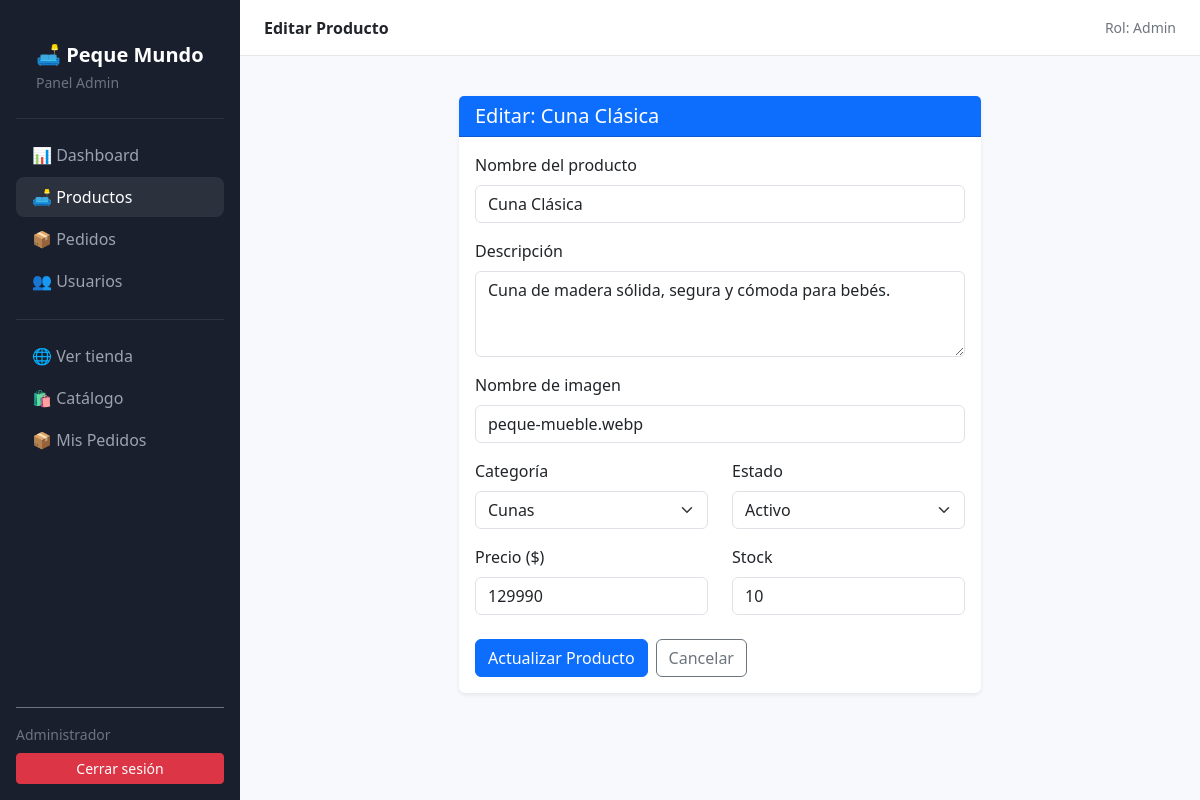
Screenshot of /admin/editar/1 (signed in) with the database file from the repository.
### pequemundo/app.py (models this page shows)
class Producto(db.Model):
    id        = db.Column(db.Integer, primary_key=True)
    nombre    = db.Column(db.String(100), nullable=False)
    descripcion = db.Column(db.String(300), nullable=False)
    imagen    = db.Column(db.String(255), nullable=False)
    categoria = db.Column(db.String(50), nullable=False)
    precio    = db.Column(db.Float, nullable=False)
    stock     = db.Column(db.Integer, nullable=False)
    estado    = db.Column(db.String(20), nullable=False)

### pequemundo/app.py (the view, shortened to what this page needs)
@app.route('/admin/editar/<int:id>', methods=['GET', 'POST'])
@requiere_admin
def editar_producto(id):
    producto = Producto.query.get_or_404(id)
    return render_template('editar_producto.html', producto=producto)

### pequemundo/app.py (called while the page is built)
def requiere_admin(f):
    @wraps(f)
    def decorado(*args, **kwargs):
        if session.get('rol') != 'Admin':
            flash('Debes iniciar sesión como administrador.', 'danger')
            return redirect(url_for('login'))
        return f(*args, **kwargs)
    return decorado

### pequemundo/templates/editar_producto.html (shortened to what this page needs)
{% extends "admin_base.html" %}
{% block topbar_titulo %}Editar Producto{% endblock %}
{% block contenido %}
<div class="row justify-content-center">
  <div class="col-md-7">
    <div class="card border-0 shadow-sm">
      <div class="card-header bg-primary text-white">
        <h5 class="mb-0">Editar: {{ producto.nombre }}</h5>
      </div>
      <div class="card-body">
        <form method="POST">
          <div class="mb-3">
            <label class="form-label fw-medium">Nombre del producto</label>
            <input type="text" name="nombre" class="form-control" value="{{ producto.nombre }}" required>
          </div>
          <div class="mb-3">
            <label class="form-label fw-medium">Descripción</label>
            <textarea name="descripcion" class="form-control" rows="3" required>{{ producto.descripcion }}</textarea>
          </div>
          <div class="mb-3">
            <label class="form-label fw-medium">Nombre de imagen</label>
            <input type="text" name="imagen" class="form-control" value="{{ producto.imagen }}" required>
          </div>
          <div class="row">
            <div class="col-md-6 mb-3">
              <label class="form-label fw-medium">Categoría</label>
              <select name="categoria" class="form-select">
                {% for cat in ['Cunas','Camas','Cómodas','Escritorios','Sillas','Clósets'] %}
                  <option {% if producto.categoria == cat %}selected{% endif %}>{{ cat }}</option>
                {% endfor %}
              </select>
            </div>
            <div class="col-md-6 mb-3">
              <label class="form-label fw-medium">Estado</label>
              <select name="estado" class="form-select">
                {% for est in ['Activo','Agotado','Oculto'] %}
                  <option {% if producto.estado == est %}selected{% endif %}>{{ est }}</option>
                {% endfor %}
              </select>
            </div>
          </div>
          <div class="row">
            <div class="col-md-6 mb-3">
              <label class="form-label fw-medium">Precio ($)</label>
              <input type="number" step="1" name="precio" class="form-control" value="{{ producto.precio|int }}" required>
            </div>
            <div class="col-md-6 mb-3">
              <label class="form-label fw-medium">Stock</label>
              <input type="number" name="stock" class="form-control" value="{{ producto.stock }}" required>
            </div>
          </div>
          <div class="d-flex gap-2 mt-2">
            <button type="submit" class="btn btn-primary">Actualizar Producto</button>
            <a href="{{ url_for('productos') }}" class="btn btn-outline-secondary">Cancelar</a>
          </div>
        </form>
      </div>
    </div>
  </div>
</div>
{% endblock %}

### rows the page displays
Producto: nombre "Cuna Clásica", descripcion "Cuna de madera sólida, segura y cómoda para bebés.", imagen "peque-mueble.webp", categoria "Cunas", estado "Activo", precio "129990", stock "10"

### other values shown
{{ session.get('usuario', 'Admin') }} "Administrador"
{{ session.get('rol', '') }} "Admin"
